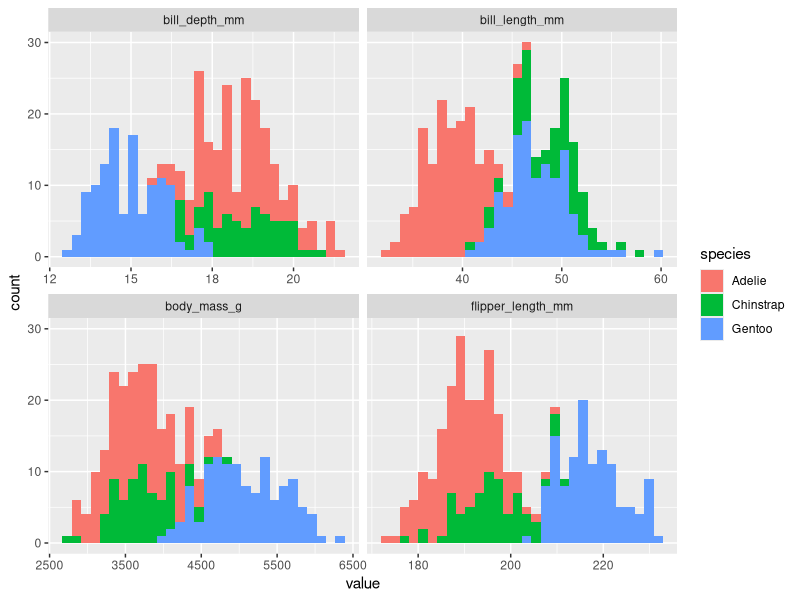
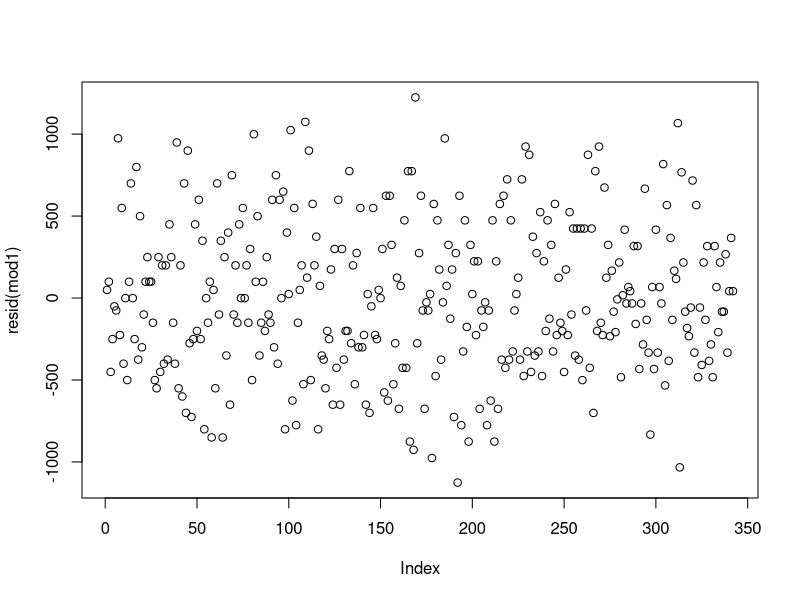
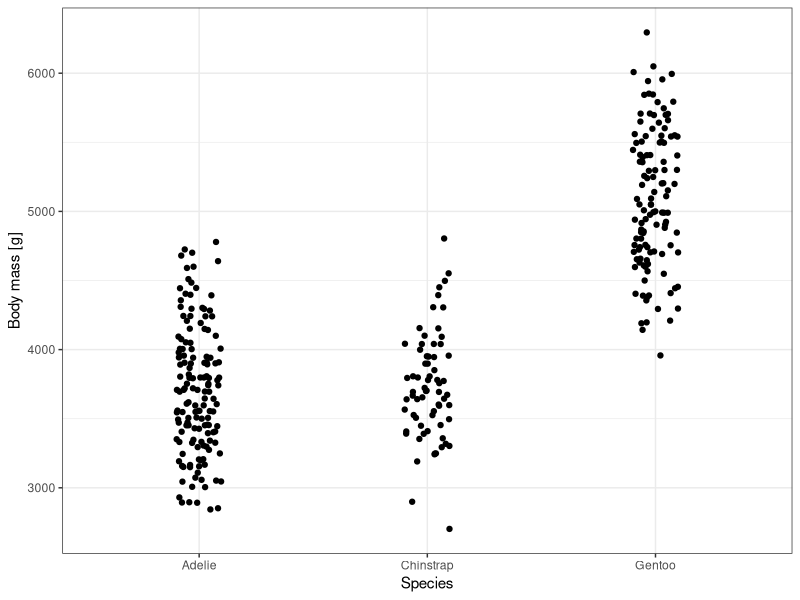
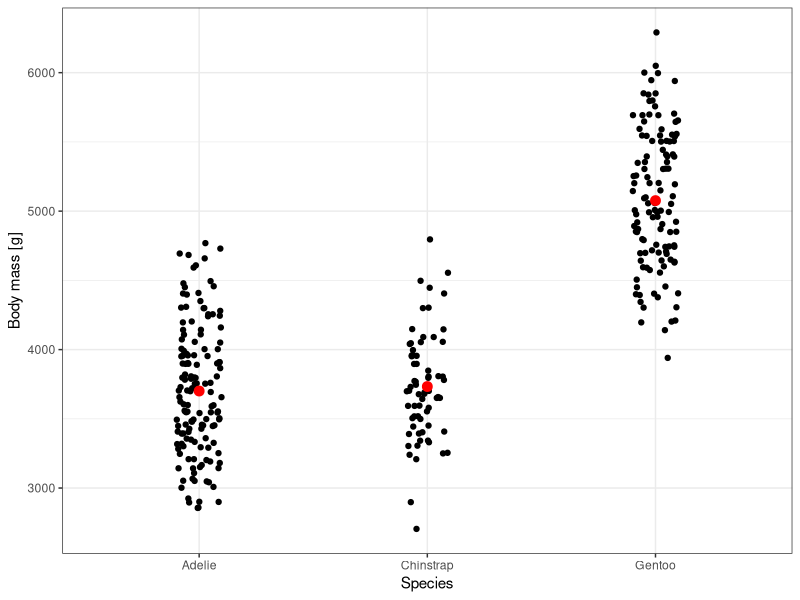

These charts were generated, in order, by the following R code:
## ---- chunk 1
knitr::opts_chunk$set(echo = TRUE, message = FALSE) # global options
options(digits = 2, scipen = 1, pillar.signif = 3)

# Libraries
library(tidyverse)
library(broom)

## ---- chunk 2
message <- c(print('Hello world!'))
## ---- chunk 3
install.packages("palmerpenguins")
## ---- chunk 4
library(palmerpenguins)
data(package = 'palmerpenguins')
## ---- chunk 5
str(penguins)
## ---- chunk 6
head(penguins)
## ---- chunk 7
# Determine the mean value of every parameter from each penguins, grouped by species, island and sex
penguins %>% 
  na.exclude %>% 
  group_by(species, island, sex) %>% 
  summarise(bill_length = mean(bill_length_mm),
            bill_depth = mean(bill_depth_mm),
            flipper_length = mean(flipper_length_mm),
            body_mass = mean(body_mass_g))
## ---- chunk 8
penguins %>% 
  na.exclude %>% 
  group_by(species, island, sex) %>% 
  summarise(bill_length = mean(bill_length_mm),
            bill_depth = mean(bill_depth_mm),
            flipper_length = mean(flipper_length_mm),
            body_mass = mean(body_mass_g)) %>% 
  knitr::kable()
## ---- chunk 9
# Histogram
penguins %>% 
  pivot_longer(cols = c(bill_length_mm, bill_depth_mm, flipper_length_mm, body_mass_g)) %>% 
  ggplot(aes(x = value, fill = species)) +
  facet_wrap(~name, scales = "free_x")+
  geom_histogram()
## ---- chunk 10
# Model definition
mod0 = lm(body_mass_g ~ 1, data = penguins) # Null model
mod1 = lm(body_mass_g ~ species, data = penguins)

# Is our model better than the null model?
anova(mod0, mod1)

# Model Summary
summary(mod1)

# Residuals
plot(resid(mod1))

# Extract some the data from the model
df.mod1 <- tidy(mod1) %>% 
  mutate(species = levels(penguins$species),
         mean_body_mass = ifelse(term == "(Intercept)", 
                                 estimate, 
                                 estimate[species == "Adelie"] + estimate))

species.adelie.model <- df.mod1$species[1]
## ---- chunk 11
penguins %>% 
  na.exclude %>% 
  ggplot(aes(x = species, y = body_mass_g))+
  geom_jitter(width = 0.1)+
  theme_bw()+
  labs(x = "Species", y = "Body mass [g]")
  
## ---- chunk 12
penguins %>% 
  na.exclude %>% 
  ggplot(aes(x = species, y = body_mass_g))+
  geom_jitter(width = 0.1)+
  # Add a red dot representing the mean of each group
  geom_point(data = df.mod1, aes(x = species, y = mean_body_mass),
             color = "red",
             size = 3)+
  theme_bw()+
  labs(x = "Species", y = "Body mass [g]")
